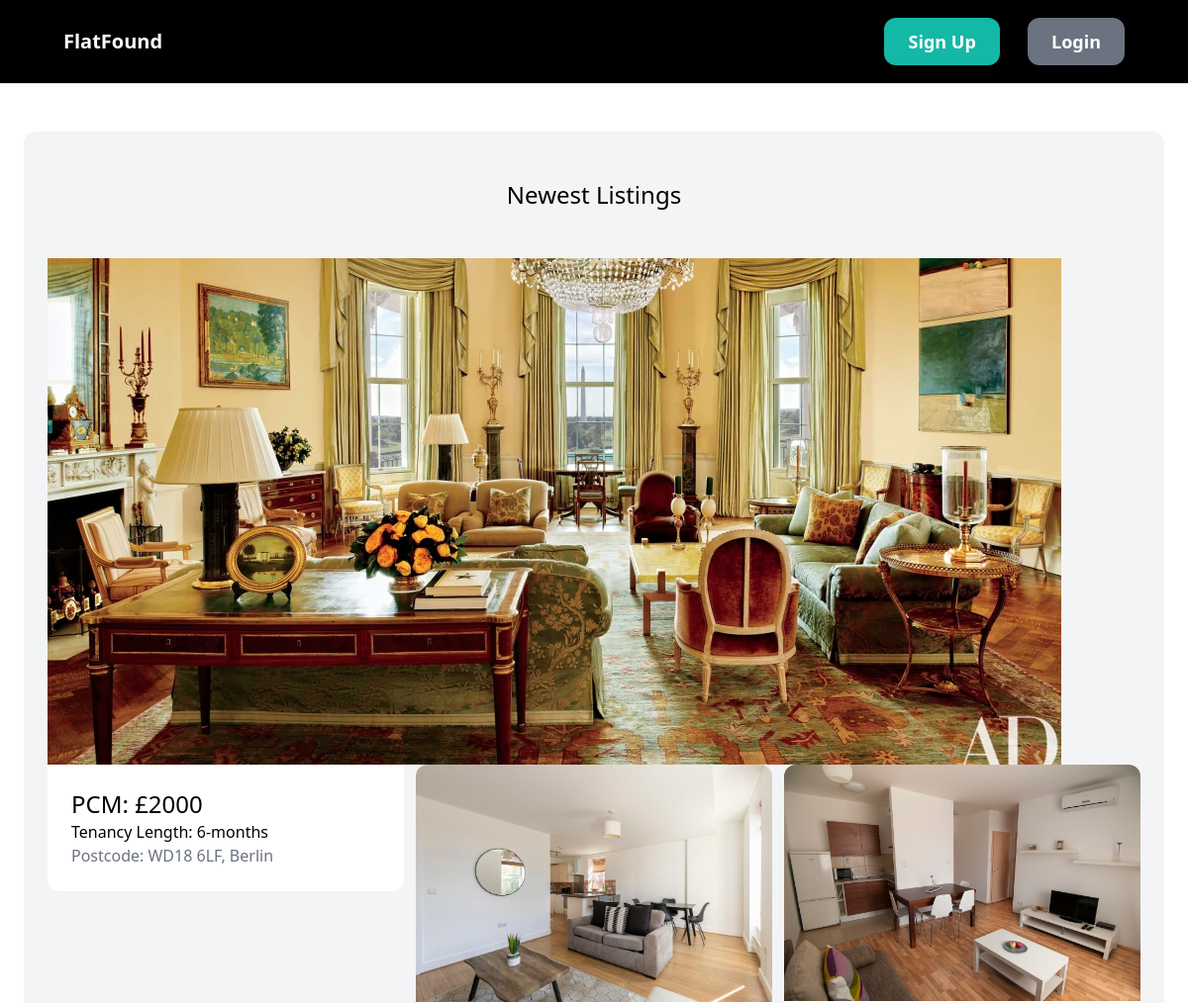
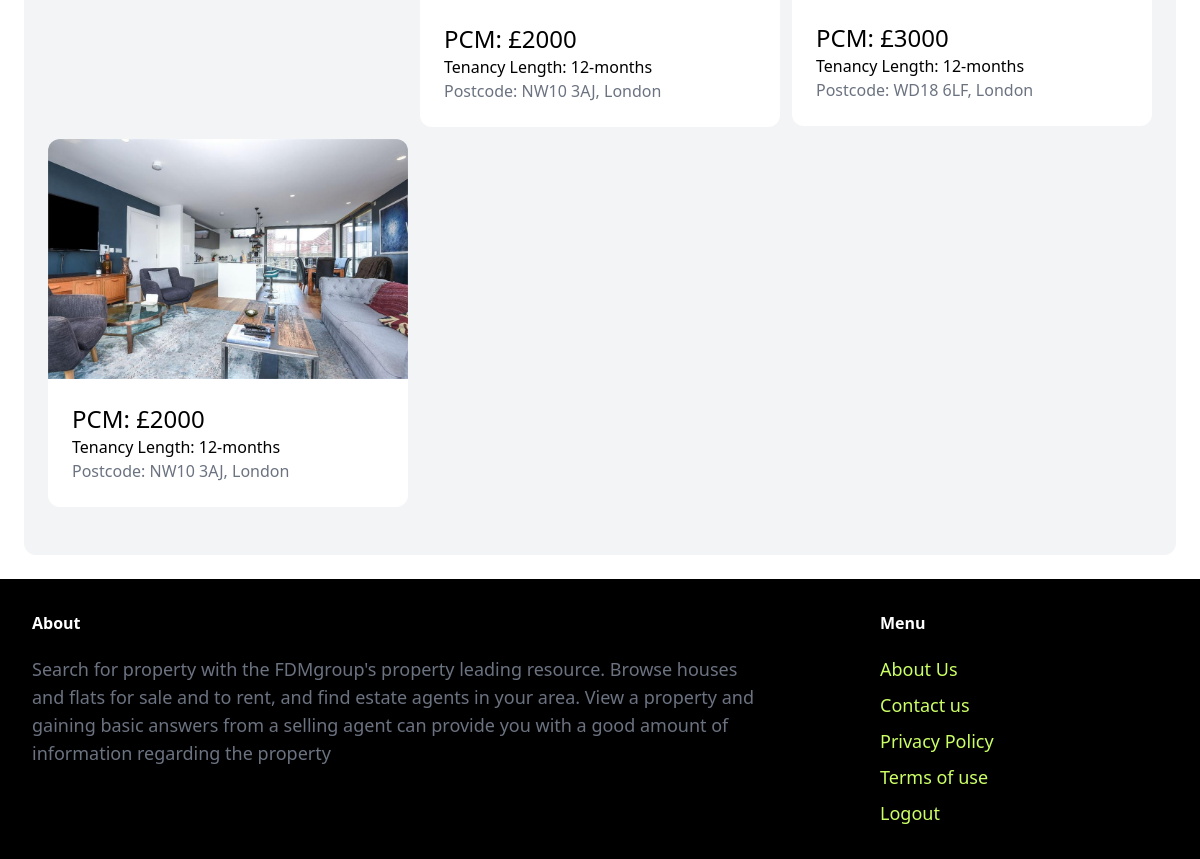
The app's page /index/ with its own data (2 pictures, top to bottom).
### property/models.py (models this page shows, shortened)
class Property(models.Model):
    country = models.ForeignKey(Countries, related_name='countries', on_delete=models.CASCADE)
    city = models.TextField(blank=True, null=True)
    category = models.ForeignKey(Category, related_name='properties', on_delete=models.CASCADE)
    price_PCM = models.IntegerField()
    PPW = models.FloatField()
    address = models.TextField(blank=True, null=True)
    postcode = models.TextField(blank=True, null=True)
    pet_friendly = models.BooleanField(blank=True, null=True)
    number_of_beds = models.IntegerField(blank=True, null=True)
    number_of_bathrooms = models.IntegerField(blank=True, null=True)
    description = models.TextField(blank=True, null=True)
    image1 = models.ImageField(upload_to='prop_images', blank=True, null=True)
    image2 = models.ImageField(upload_to='prop_images', blank=True, null=True)
    image3 = models.ImageField(upload_to='prop_images', blank=True, null=True)
    image4 = models.ImageField(upload_to='prop_images', blank=True, null=True)
    favourites = models.ManyToManyField(User, related_name='favourite', default=None, blank=True)
    created_by = models.ForeignKey(
        User, related_name='properties', on_delete=models.CASCADE)
    created_at = models.DateField(auto_now_add=True)

class Category(models.Model):
    name = models.CharField(max_length=255)
    class Meta:
        verbose_name_plural = 'Categories'
    def __str__(self):
        return self.name  # Shows the name of property on admin page

### core/views.py (the view)
# urls.py: path('index/', views.index, name='index'),
def index(request):
    properties = Property.objects.all()[0:6]
    categories = Category.objects.all
    countries = Countries.objects.all
    return render(request, 'core/index.html', {
        'countries': countries,
        'categories': categories,
        'properties': properties
    })

### core/templates/core/index.html (shortened to what this page needs)
{% extends 'core/base.html' %}
{% block content %}
<div class="mt-6 px-6 py-12 bg-gray-100 rounded-xl">
    <h2 class="mb-12 text-2xl text-center">Newest Listings</h2>
    <img src="/FlatFound/media/prop_images/161101-obama-white-house-yellow-1105a.webp" alt="">
    <div class="grid grid-cols-3 gap-3">
        {% for property in properties reversed %}
        {% if request.user != property.created_by %}
        <div>
            <a href="{% url 'property:detail' property.id %}">
                <div class="">
                    <img src="{{ property.image1.url }}" alt="" class="rounded-t-xl">
                </div>
                <div class="p-6 bg-white rounded-b-xl">
                    <h2 class="text-2xl">PCM: £{{property.price_PCM}} </h2>
                    <h2 class="text-1xl">Tenancy Length: {{property.category}} </h2>
                    <p class="text-gray-500">Postcode: {{property.postcode}}, {{property.city}}</p>
                </div>
            </a>
        </div>
        {% endif %}
        {% endfor %}
    </div>
</div>
{% endblock %}

### core/templates/core/base.html (style rules this page uses)
html, body { height: 100%; margin: 0; padding: 0; display: flex; flex-direction: column; }
body { flex: 1; }

### records on screen
Property: price_PCM "2000", category "6-months", postcode "WD18 6LF", city "Berlin"
Property: image1 (picture), price_PCM "2000", category "12-months", postcode "NW10 3AJ", city "London"
Property: image1 (picture), price_PCM "3000", category "12-months", postcode "WD18 6LF", city "London"
Property: image1 (picture), price_PCM "2000", category "12-months", postcode "NW10 3AJ", city "London"
